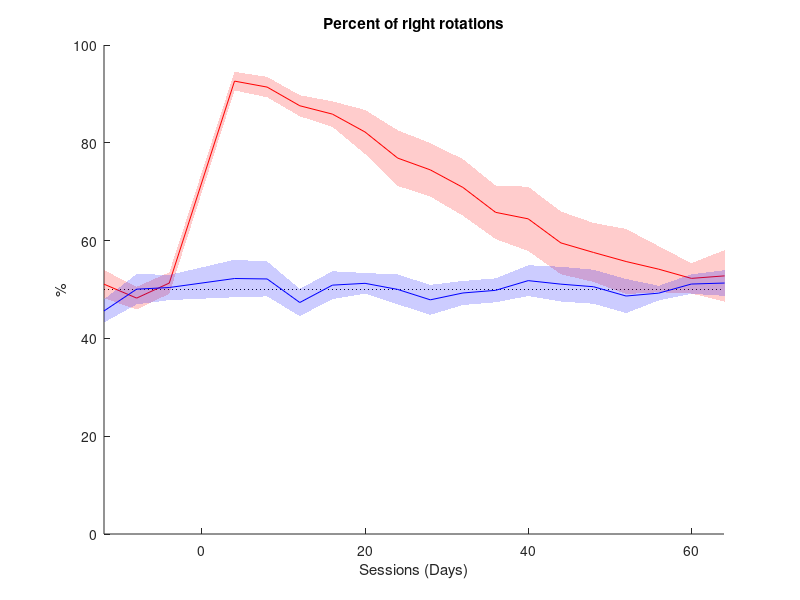

Recreate this plot in MATLAB.
clear all
close all

load ('behavior_GroupsRotAnalysis.mat');


allRelRotRi = absNumRi*100./rotAbsNum;
OHDAall = allRelRotRi(:,13:22);
ACSFall = allRelRotRi(:,1:12);


sessions = [-12 -8 -4 4 8 12 16 20 24 28 32 36 40 44 48 52 56 60 64 68]; %  days of experiment
p50 = ones (20); % p50 is for drawing a line at 50%
p50 = p50*50;

figure;
hold on;

xlim ([-12 64]); %limiting axes length
ylim ([0 100]);
line([-12 64], [50 50], 'Color', 'k', 'LineStyle', ':'); 
xlabel ('Sessions (Days)');
ylabel ('%');
title('Percent of right rotations');

meanR  = mean (OHDAall'); %the mean for 6-OHDA mice % right rotations
std_OHDAall = std(OHDAall'); % the standard error for 6-OHDA mice % right rotations
SEM_OHDAall = std_OHDAall / sqrt (length(OHDAall)); % calculating the SEM for 6-OHDA mice
SEM_OHDAall = SEM_OHDAall*1.96;


plot(sessions, meanR, 'Color', 'r')

endV = length(OHDAall) - 1; 
for i = 1:endV % shading the SEM for 6-OHDA
    x2(1) = sessions (i);
    y2(1) = meanR (i) - SEM_OHDAall(i);
    x2(2) = sessions (i);
    y2(2) = meanR (i) + SEM_OHDAall(i);
    x2(3) = sessions (i+1);
    y2(3) = meanR (i+1) + SEM_OHDAall(i+1);
    x2(4) = sessions (i+1);
    y2(4) = meanR (i+1) - SEM_OHDAall(i+1);
    patch (x2, y2,'red', 'FaceAlpha', .2, 'LineStyle', 'none')
end
 
meanA  = mean (ACSFall'); % all the same as 6-OHDA mice but for the ACSF mice
std_ACSFall = std(ACSFall');
SEM_ACSFall = std_ACSFall / sqrt (length(ACSFall));
SEM_ACSFall = SEM_ACSFall*1.96;
sessions = [-12 -8 -4 4 8 12 16 20 24 28 32 36 40 44 48 52 56 60 64 68];

plot(sessions, meanA, 'blue')

endA = length(ACSFall) - 1;
for i = 1:endA
    x(1) = sessions (i);
    y(1) = meanA (i) - SEM_ACSFall(i);
    x(2) = sessions (i);
    y(2) = meanA (i) + SEM_ACSFall(i);
    x(3) = sessions (i+1);
    y(3) = meanA (i+1) + SEM_ACSFall(i+1);
    x(4) = sessions (i+1);
    y(4) = meanA (i+1) - SEM_ACSFall(i+1);
    patch (x, y,'blue', 'FaceAlpha', .2, 'LineStyle', 'none')
end
hold off;

% save ('PercentRightRotations_Analysis_plot.mat');